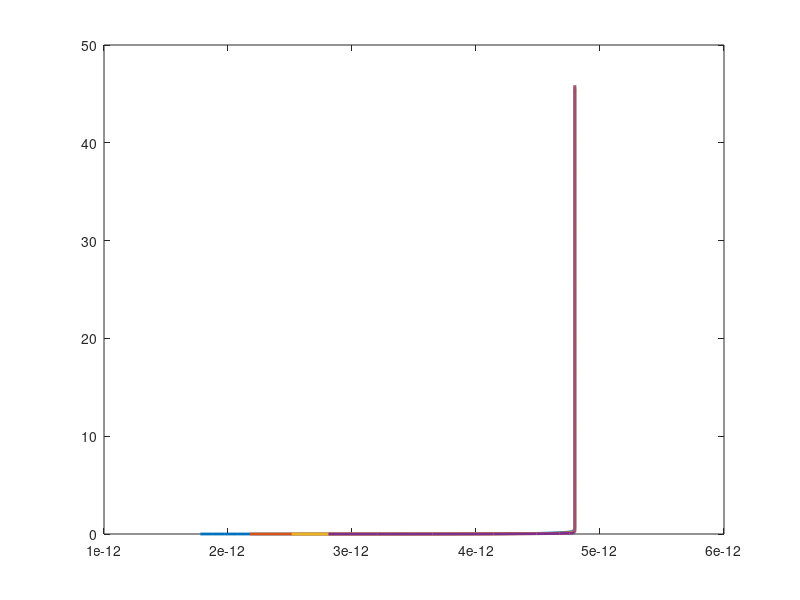

Source code (MATLAB):
% Parameter initialization 
clear
t = 0:0.5:920;                       % s
koff = 1.5;                     % 1/s
kon = 0.16;                     % 1/um2s
cl = [90];                       % # molecules / um2
D = 2;                          % um2/s  
b = (8./1000);                    % reaction zone in um 
a = (8./1000)./13
scale= (2).*1e-9;               % Barrier
Temp = 1.381e-23.*307.15;       % Temperatue  kelvin
kappa = [ 20 30 40 50].*1e-20;                  % Bending modulus
sigmai = 2e-7;                   % Membrane tension
R_ini  = 10.*1e-6; %+ (15e-6-5e-6).*rand(1,100);
r0_ini  = sqrt(kappa./(2.*sigmai));
Lc = (((Temp)./(4.*pi.*kappa)).*((R_ini.^2)./r0_ini)).*1e6;
np = 1;
pos = 0;
V= 0 ;
koofre=0;
Vt=0;
post=0;
posmt = 0;
Vmt = [3 ]./60;
%%
%Calculations
% figure(1) ;
count=0;
for j =1:length(kappa)
    count = count+1;
    V=0;
    pos=0;posmt=0;
    counti=0;
for i=2:length (t)
    counti=counti+1;
betat = 1.0/Temp;
beta_ini = ((4.*pi.*kappa(j)).*betat).*(r0_ini(1)./( R_ini(1).^2));          
sigma = sigmai.*exp (beta_ini.*(pos(end).*1e-6)); 
F0(i)=(2.*pi.*sqrt(2.*kappa(j).*sigma));%+2.*pi*1.63e9*16e-18*(V(i).*1e-6)*(log(R_ini/r0_ini )); 
koofre = koff.*exp(((F0(i).*scale.*betat)./np(1))); 
%%
%Equation
V(i) = b.*((kon.*cl(1))-koofre);
 posmt (i)= posmt (i-1)+Vmt(1).*0.5;
pos (i) = pos (i-1)+V(i).*0.5;
if pos (i)>posmt(i)
    pos (i)=posmt(i);
end
orderp(i) =(posmt(i)-pos(i));%./posmt(i); 
% if pos (i)<=0
%     pos (i)=0;
% end

end
% orderp =(posmt-V)./posmt; 
%  subplot (1,2,1)
Fn=(F0);
  plot1=plot (Fn(2:end),(orderp(2:end)),'LineWidth',2);hold on;
%   subplot(1,2,2)
%   plot (t(2:end),pos(2:end));hold on;

 Vt (1:length(orderp),count)=orderp;
 post (1:length(pos),count)=pos;
 drawnow;
   %  ylim([-4 0.5])
%    xlim([0 20])
end
%% 
% for k = 1:size (Vt,2)
%    if Vt(2,k)>0
%        Is = Vt (2:end,k);
%      stgsv = [max(Is), 20, 3, min(Is)];
%     [estimates,eval] = fit_survival(t(2:end)', Is, stgsv);% MT reference
%     figure(1);plot(t(2:end),Is,'b-o',t(2:end),eval,'r-');hold on
% xlim([0 100])
% ylim([0 0.2])
%     
%     reftipr= estimates(2);
%     factor=abs(t-reftipr);
%     [col,ix(k)]=min (factor);
%    else
%        ix(k)=NaN;
%    end
%     
% end




%%
% set(plot1(1),'Color',[0 0.447058826684952 0.74117648601532]);
% set(plot1(2),'Color',[1 0 0]);
% set(plot1(3),'Color',[0 0.498039215803146 0]);




%plotting 
% meanv=mean (Vt,2);
% stdv = std (Vt,[],2)
%  %errorbar(Exp1(:,1),Exp1(:,2),Exp1(:,3),'o');hold on
%   errorbar(t(2:end),meanv(2:end),stdv(2:end));
 % plot(t(2:end),meanv(2:end));
%errorbar(Exp200(:,1),Exp200(:,2),Exp200(:,3),'o');
% xlim([0 60])
% ylim([0 0.2])

% A = b*kon;
% B = b*koff;
%  f = @ (cl,y) b*((kon*cl)-(koff.*exp(y)));
% % x0 = [500,1]; 
% % [xmin, fval] = fminsearch(@(x)f(x(1),x(2)), x0)
% %x = linspace(1,10,20);
% y = linspace(0,4,length(cl));
%  figure (2)
%  [CL,Y] = meshgrid(cl,y);
%  surf(CL,Y,f(CL,Y), 'EdgeColor','none', 'FaceAlpha',0.5)
% hold on
% plot3(xmin(1),xmin(2), f(xmin(1),xmin(2)), 'gp', 'MarkerSize', 10, 'MarkerFaceColor','g')
% hold off
% xlabel('X')
% ylabel('Y')

